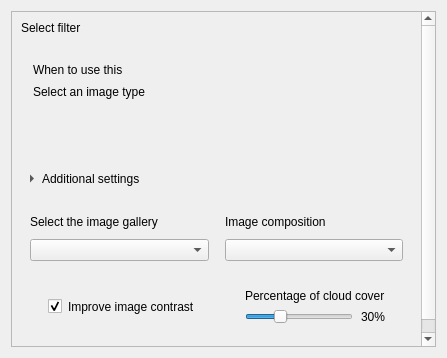
<ui version="4.0">
    <class>WizardBasicImageType</class>
    <widget class="QWidget" name="WizardBasicImageType">
        <layout class="QVBoxLayout" name="mainLayout">

            <!-- Scroll area -->
            <item>
                <widget class="QScrollArea">
                    <property name="widgetResizable">
                        <bool>true</bool>
                    </property>
                    <widget class="QWidget">
                        <layout class="QVBoxLayout">
                            <property name="spacing">
                                <number>16</number>
                            </property>
                            <property name="class" stdset="0">
                                <string>scroll_content</string>
                            </property>

                            <!-- Title -->
                            <item>
                                <widget class="QLabel">
                                    <property name="text">
                                        <string>Select filter</string>
                                    </property>
                                    <property name="class" stdset="0">
                                        <string>group_title</string>
                                    </property>
                                </widget>
                            </item>

                            <!-- Content -->
                            <item>
                                <layout class="QHBoxLayout">
                                    <property name="alignment">
                                        <set>Qt::AlignTop</set>
                                    </property>
                                    <item>
                                        <layout class="QVBoxLayout">
                                            <item>
                                                <layout class="QVBoxLayout" name="image_type_list" />
                                            </item>
                                        </layout>
                                    </item>

                                    <item>
                                        <widget class="QFrame" name="when_to_use_panel">
                                            <property name="minimumHeight">
                                                <number>220</number>
                                            </property>
                                            <layout class="QVBoxLayout">
                                                <property name="spacing">
                                                    <number>8</number>
                                                </property>
                                                <property name="leftMargin">
                                                    <number>12</number>
                                                </property>
                                                <property name="topMargin">
                                                    <number>12</number>
                                                </property>
                                                <property name="rightMargin">
                                                    <number>12</number>
                                                </property>
                                                <property name="bottomMargin">
                                                    <number>12</number>
                                                </property>

                                                <item>
                                                    <widget class="QLabel">
                                                        <property name="text">
                                                            <string>When to use this</string>
                                                        </property>
                                                        <property name="class" stdset="0">
                                                            <string>group_title</string>
                                                        </property>
                                                    </widget>
                                                </item>
                                                <item>
                                                    <widget class="QLabel" name="when_to_use_content">
                                                        <property name="wordWrap">
                                                            <bool>true</bool>
                                                        </property>
                                                        <property name="alignment">
                                                            <set>Qt::AlignTop|Qt::AlignLeft</set>
                                                        </property>
                                                        <property name="text">
                                                            <string>Select an image type</string>
                                                        </property>
                                                        <property name="class" stdset="0">
                                                            <string>group_description</string>
                                                        </property>
                                                    </widget>
                                                </item>

                                                <item>
                                                    <spacer name="verticalSpacer">
                                                        <property name="orientation">
                                                            <enum>Qt::Vertical</enum>
                                                        </property>
                                                        <property name="sizeHint" stdset="0">
                                                            <size>
                                                                <width>20</width>
                                                                <height>40</height>
                                                            </size>
                                                        </property>
                                                    </spacer>
                                                </item>

                                            </layout>
                                        </widget>
                                    </item>

                                </layout>
                            </item>

                            <!-- Accordion -->
                            <item>
                                <widget class="QToolButton" name="extra_toggle">
                                    <property name="text">
                                        <string>Additional settings</string>
                                    </property>
                                    <property name="arrowType">
                                        <enum>Qt::RightArrow</enum>
                                    </property>
                                    <property name="toolButtonStyle">
                                        <enum>Qt::ToolButtonTextBesideIcon</enum>
                                    </property>
                                    <property name="checkable">
                                        <bool>true</bool>
                                    </property>
                                    <property name="autoRaise">
                                        <bool>true</bool>
                                    </property>
                                    <property name="cursor">
                                        <cursorShape>PointingHandCursor</cursorShape>
                                    </property>
                                    <property name="class" stdset="0">
                                        <string>accordion</string>
                                    </property>
                                </widget>
                            </item>

                            <item>
                                <widget class="QWidget" name="extra_content">
                                    <layout class="QGridLayout">
                                        <property name="horizontalSpacing">
                                            <number>16</number>
                                        </property>
                                        <property name="verticalSpacing">
                                            <number>10</number>
                                        </property>

                                        <!-- Gallery -->
                                        <item row="0" column="0">
                                            <widget class="QLabel">
                                                <property name="text">
                                                    <string>Select the image gallery</string>
                                                </property>
                                            </widget>
                                        </item>
                                        <item row="1" column="0">
                                            <widget class="QComboBox" name="gallery_combo">
                                                <property name="cursor">
                                                    <cursorShape>PointingHandCursor</cursorShape>
                                                </property>
                                            </widget>
                                        </item>
                                        <!-- Composition -->
                                        <item row="0" column="1">
                                            <widget class="QLabel">
                                                <property name="text">
                                                    <string>Image composition</string>
                                                </property>
                                            </widget>
                                        </item>
                                        <item row="1" column="1">
                                            <widget class="QComboBox" name="compositon_combo">
                                                <property name="cursor">
                                                    <cursorShape>PointingHandCursor</cursorShape>
                                                </property>
                                            </widget>
                                        </item>

                                        <!-- Filters group -->
                                        <item row="2" column="0" colspan="2">
                                            <widget class="QFrame" name="frm_filters_group">
                                                <layout class="QGridLayout">

                                                    <!-- Improve contrast -->
                                                    <item row="0" column="0">
                                                        <widget class="QWidget">
                                                            <layout class="QHBoxLayout">
                                                                <property name="spacing">
                                                                    <number>6</number>
                                                                </property>

                                                                <item>
                                                                    <widget class="QCheckBox" name="chk_normalize_images">
                                                                        <property name="text">
                                                                            <string></string>
                                                                        </property>
                                                                        <property name="checked">
                                                                            <bool>true</bool>
                                                                        </property>
                                                                        <property name="class" stdset="0">
                                                                            <string>group_check</string>
                                                                        </property>
                                                                        <property name="cursor">
                                                                            <cursorShape>PointingHandCursor</cursorShape>
                                                                        </property>
                                                                    </widget>
                                                                </item>

                                                                <item>
                                                                    <widget class="QLabel">
                                                                        <property name="text">
                                                                            <string>Improve image contrast</string>
                                                                        </property>
                                                                        <property name="class" stdset="0">
                                                                            <string>group_description</string>
                                                                        </property>
                                                                    </widget>
                                                                </item>

                                                                <item>
                                                                    <spacer name="normalizeSpacer">
                                                                        <property name="orientation">
                                                                            <enum>Qt::Horizontal</enum>
                                                                        </property>
                                                                        <property name="sizeHint" stdset="0">
                                                                            <size>
                                                                                <width>40</width>
                                                                                <height>20</height>
                                                                            </size>
                                                                        </property>
                                                                    </spacer>
                                                                </item>
                                                            </layout>
                                                        </widget>
                                                    </item>

                                                    <!-- Cloud percentage -->
                                                    <item row="0" column="1">
                                                        <widget class="QWidget" name="cloud_container">
                                                            <layout class="QVBoxLayout">
                                                                <property name="spacing">
                                                                    <number>6</number>
                                                                </property>

                                                                <item>
                                                                    <widget class="QLabel">
                                                                        <property name="text">
                                                                            <string>Percentage of cloud cover</string>
                                                                        </property>
                                                                        <property name="margin">
                                                                            <number>6</number>
                                                                        </property>
                                                                    </widget>
                                                                </item>

                                                                <item>
                                                                    <layout class="QHBoxLayout">
                                                                        <property name="spacing">
                                                                            <number>8</number>
                                                                        </property>

                                                                        <item>
                                                                            <widget class="QSlider" name="cloud_slider">
                                                                                <property name="orientation">
                                                                                    <enum>Qt::Horizontal</enum>
                                                                                </property>
                                                                                <property name="minimum">
                                                                                    <number>0</number>
                                                                                </property>
                                                                                <property name="maximum">
                                                                                    <number>100</number>
                                                                                </property>
                                                                                <property name="value">
                                                                                    <number>30</number>
                                                                                </property>
                                                                                <property name="cursor">
                                                                                    <cursorShape>PointingHandCursor</cursorShape>
                                                                                </property>
                                                                                <property name="class" stdset="0">
                                                                                    <string>group_slider</string>
                                                                                </property>
                                                                            </widget>
                                                                        </item>

                                                                        <item>
                                                                            <widget class="QLabel" name="cloud_value_label">
                                                                                <property name="text">
                                                                                    <string>30%</string>
                                                                                </property>
                                                                            </widget>
                                                                        </item>
                                                                    </layout>
                                                                </item>
                                                            </layout>
                                                        </widget>
                                                    </item>
                                                </layout>
                                            </widget>
                                        </item>
                                    </layout>
                                </widget>
                            </item>

                            <item>
                                <spacer name="contentBottomSpacer">
                                    <property name="orientation">
                                        <enum>Qt::Vertical</enum>
                                    </property>
                                    <property name="sizeHint" stdset="0">
                                        <size>
                                            <width>20</width>
                                            <height>0</height>
                                        </size>
                                    </property>
                                </spacer>
                            </item>
                        </layout>
                    </widget>
                </widget>
            </item>

        </layout>
    </widget>
    <resources />
    <connections />
</ui>
